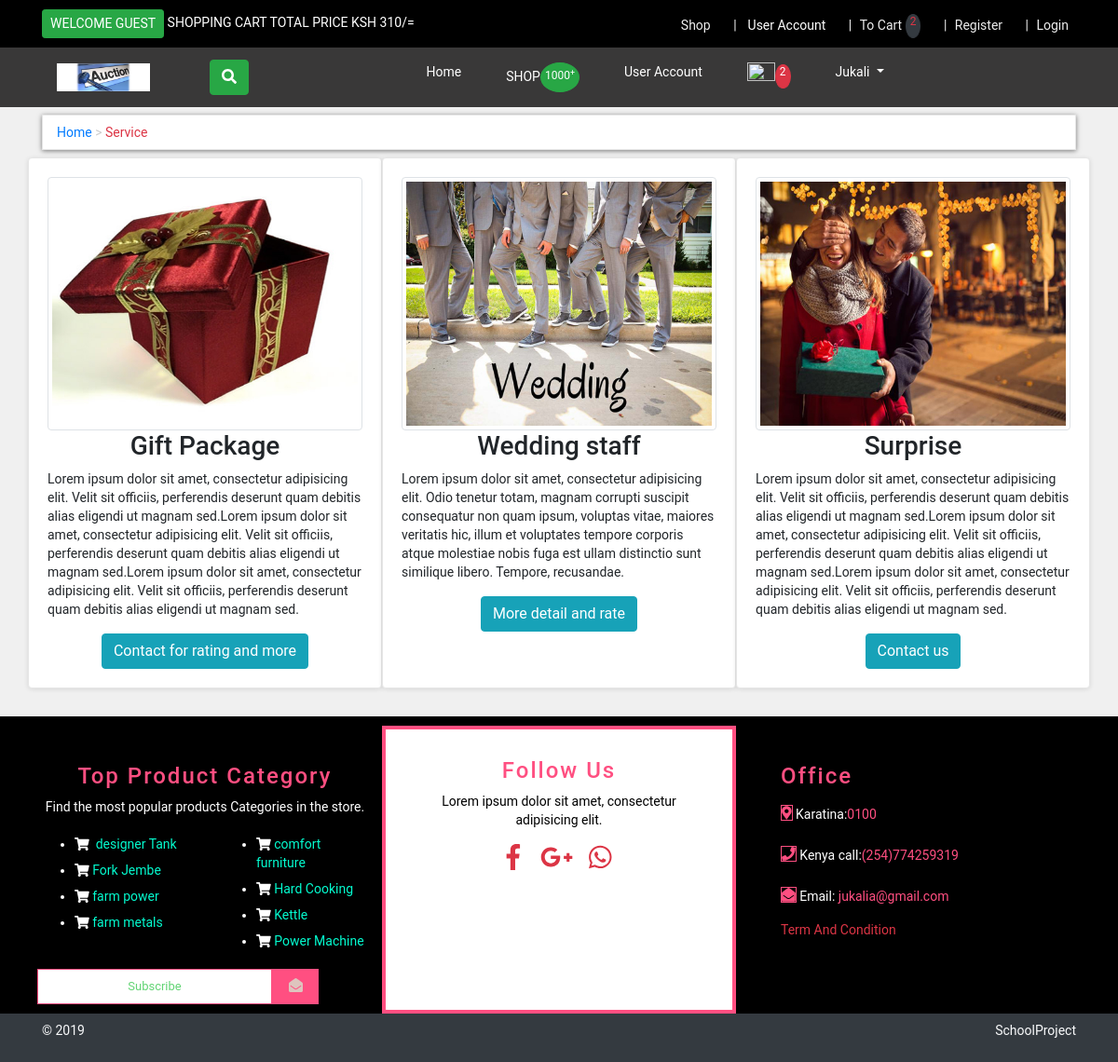
/services.php, run on the app's committed database.
### tables this page shows
CREATE TABLE `services` (
  `service_id` int(11) NOT NULL,
  `service_title` varchar(255) NOT NULL,
  `service_image` varchar(255) NOT NULL,
  `service_desc` text NOT NULL,
  `service_button` varchar(255) NOT NULL,
  `service_url` varchar(255) NOT NULL
);

CREATE TABLE `product_categories` (
  `p_cat_id` int(11) NOT NULL,
  `p_cat_title` text NOT NULL,
  `p_cat_top` text NOT NULL,
  `p_cat_image` text NOT NULL
);

### services.php (the view, shortened to what this page needs)
<?php
include("include/db.php");
include("function/functions.php");
 ?>
<!DOCTYPE html>
<html lang="en">
<head>
   <link rel="stylesheet" href="styles/bootstrap.css">
  <link rel="stylesheet" href="awesomefont/all.css">
	<link rel="stylesheet" type="text/css" href="styles/style.css">
</head>
<body>
	<div id="top">
	<div class="container">
		<div class="row">
	<div class="col-md-6 offer">
		<a href="#" class="btn btn-success btn-sm"><?php
   if (!isset($_SESSION['customer_email'])) {
    echo "Welcome Guest";
   }else{
    echo "Welcome ".$_SESSION['customer_email']."";
   }
    ?> </a>
		<a href="#">Shopping Cart Total Price Ksh <?php total_price();?>/=</a>
	</div>
	<div class="col-md-6">
		<ul class="menu text-white">
			<li class="px-2"><a href="shop.php">Shop</a></li>
			<li class="px-2">       <?php
   if (!isset($_SESSION['customer_email'])) {
     echo "<a class='text-white' href='checkout.php'>User Account</a>";
   }else{
    echo "<a class='ntext-white'  href='customer/my_account.php?my_orders'>Account</a>";
   }
    ?></li>
			<li class="px-2"><a href="cart.php">To Cart <button class="btn btn-dark text-danger px-1 py-0 btnEdit"><sup><?php items();?></sup></button></a></li>
			<li class="px-2"><a href="customer_register.php">Register</a></li>
			<li class="px-2"><?php
      if (!isset($_SESSION['customer_email'])) {
        echo "<a href='checkout.php'>Login</a>";
      }else{
        echo "<a href='logout.php'>Logout</a>";
      }
         ?></li>
		</ul>
	</div>
	</div>
	</div>
</div>
<div class="container-fluid min-navbar">
<div class="container ">
  <nav class="navbar navbar-expand-lg navbar-light min-navbar">
    <a class="navbar-brand" href="index.php">
    <img src="images/bid.jpg" alt="" class="img-fluid" width="100px" height="50px">
  </a>
   <form class="form-inline" method="GET" action="results.php">
      <div class="btn-search ml-5 mr-0">
        <button class="btn btn-success" type="button" onclick="document.getElementById('hide-search').style.display='block'"><i class="fa fa-search text-white"></i></button>
       </div>
    </form>
  <div class="collapse navbar-collapse" id="navbarSupportedContent">
    <ul class="navbar-nav mx-auto">
      <li class="nav-item px-3">
        <a class="nav-link text-white" href="index.php">Home <span class="sr-only">(current)</span></a>
      </li>
      <li class="nav-item active px-3">
        <a class="nav-link text-white" href="shop.php">SHOP<button class="btn btn-success px-1 pb-0 btnEdit"><sup>1000<sup>+</sup></sup></button></a>
      </li>
      <li class=" nav-item px-3">
               <?php
   if (!isset($_SESSION['customer_email'])) {
     echo "<a class='nav-link text-white' href='checkout.php'>User Account</a>";
   }else{
    echo "<a class='nav-link text-white'  href='customer/my_account.php?my_orders'>Account</a>";
   }
    ?>
      </li>
       <li class="nav-item px-3">
        <a class="nav-link text-white" href="shop.php"><img src="images/craticn.png" alt="" class="img-fluid" width="30px" height="30px"><button class="btn btn-danger px-1 py-0 btnEdit"><sup><?php items();?></sup></button></a>
      </li>
      <li class="nav-item dropdown px-3 floatz">
        <a class="nav-link dropdown-toggle text-white" href="#" id="navbarDropdown" role="button" data-toggle="dropdown" aria-haspopup="true" aria-expanded="false">
          Jukali
        </a>
      </li>
    </ul>
  </div>
</nav>
</div>
</div>
<div id="content">
  <div class="container">
    <div class="row">
      <div class="col-md-12">
        <ul class=" container kitchen card my-2">
          <li class="inlineshop"><a href="index.php">Home</a></li>
          <li class="inlineshop text-danger">Service</li>
        </ul>
      </div>
    </div>
    <div class="row">
      <div class="col-md-12">
        <div class="service row">
          <?php
$get_services="select * from services";
$run_services=mysqli_query($con,$get_services);
while ($row_services=mysqli_fetch_array($run_services)) {
  $service_title=$row_services['service_title'];
  $service_image=$row_services['service_image'];
  $service_desc=$row_services['service_desc'];
  $service_button=$row_services['service_button'];
  $service_url=$row_services['service_url'];
          ?>
 <div class="col-md-4 card">
   <img src="admin_area/services_images/<?php echo $service_image; ?>" class="img-fluid  img-thumbnail">
   <h3 class="text-center"><?php echo $service_title; ?></h3>
   <p>
     <?php echo $service_desc; ?>
   </p>
   <div class="text-center">
     <a href="<?php echo $service_url?>" class="btn btn-info">
       <?php echo $service_button; ?>
     </a>
   </div>
 </div>
        <?php }?>
        </div>
      </div>
        </div>
</div>
<?php include("include/footer.php");?>
</body>
</html>

### function/functions.php (shortened to what this page needs)
<?php
  $db = mysqli_connect("localhost","root","","ecom_store");
  function getRealUserIp(){
    switch(true){
      default : return $_SERVER['REMOTE_ADDR'];
    }
 }
 function items(){
  global $db;
  $ip_add =getRealUserIp();
  $get_items  = "SELECT * FROM cart WHERE p_add='$ip_add'";
  $run_items = mysqli_query($db, $get_items);
  $count_items = mysqli_num_rows($run_items);
  echo $count_items;
 }
function total_price(){
  global $db;
  $ip_add =getRealUserIp();
  $total =0;
  $select_cart ="SELECT * FROM cart WHERE p_add='$ip_add'";
  $run_cart = mysqli_query($db,$select_cart);
  while ($record = mysqli_fetch_array($run_cart)) {
    $pro_qty=$record['qty'];
    $sub_total = $record['p_price']*$pro_qty;
    $total += $sub_total;
  }
  echo $total;
}
?>

### include/footer.php
<footer id="footer">
		<div class="container">
			<div class="row">
			<div class="col-md-4 three-col">
				<h4>Top Product Category</h4>
				<p>Find the most popular products Categories in the store.</p>
				<div class="row">
				<div class="col-md-6">
					<ul>
					<?php
                     $get_p_cats = "SELECT * FROM product_categories LIMIT 0,4";
                     $run_p_cats = mysqli_query($con, $get_p_cats);
                     while ($row_p_cats = mysqli_fetch_array($run_p_cats)) {
                     	$p_cat_id = $row_p_cats['p_cat_id'];
                     	$p_cat_title = $row_p_cats['p_cat_title'];
                     	?>
                     	<li class="py-1"><i class="fa fa-shopping-cart"></i>&nbsp;<a class="footerlink" href="shop.php?p_cat=<?php echo $p_cat_id ?>"><?php echo $p_cat_title ?> </a></li>
                     <?php }?>
					</ul>
			</div>
				<div class="col-md-6 ">
				<ul>
					<?php
                     $get_p_cats = "SELECT * FROM product_categories LIMIT 4,7";
                     $run_p_cats = mysqli_query($con,$get_p_cats);
                     while ($row_p_cats = mysqli_fetch_array($run_p_cats)) {
                     	$p_cat_id = $row_p_cats['p_cat_id'];
                     	$p_cat_title = $row_p_cats['p_cat_title'];
                     	?>
                     	<li class="py-1"><i class="fa fa-shopping-cart"></i>&nbsp;<a class="footerlink" href="shop.php?p_cat=<?php echo $p_cat_id ?>"><?php echo $p_cat_title ?> </a></li>
                     <?php }?>
					</ul></div></div>
				<form action="" method="POST">
					<input type="email" placeholder="Subscribe" class="text-center"><button class="btn1"><i class="fas fa-envelope-open"></i></button>
				</form>
			</div>
			<div class="col-md-4 mid-row">
				<h4>Follow Us</h4>
				<p>Lorem ipsum dolor sit amet, consectetur adipisicing elit.</p>
				<div class="special-icon">
					<a href="#"><i class="fab fa-facebook-f text-danger fa-2x"></i></a>&nbsp;&nbsp;&nbsp;&nbsp;&nbsp;
					<a href="#"><i class="fab fa-google-plus-g text-danger fa-2x"></i></a>&nbsp;&nbsp;&nbsp;&nbsp;
					<a href="#"><i class="fab fa-whatsapp text-danger fa-2x"></i></a>
				</div>
			</div>
			<div class="col-md-4 contact pl-5">
				<h4>Office</h4>
				<p><i class="fas fa-map-marker-alt design"></i>&nbsp;Karatina:<span class="number">0100</span></p>
				<p><i class="fas fa-phone design"></i>&nbsp;Kenya call:<span class="number">(254)774259319</span></p>
				<p><i class="fas fa-envelope-open design"></i>&nbsp;Email:<span class="number"><a href="mailto:@jukalia.com" class="infor"> jukalia@gmail.com</a></span></p>
				<p class="text-danger"><a class="text-danger" href="terms.php">Term And Condition</a></p>
			</div>
		</div>
		</div>
	</footer>
	<div id="coyright" class="bg-dark text-light py-2">
		<div class="container">
			<div class="row">
				<div class="col-md-6">
					<p class="float-left">&copy; 2019</p>
				</div>
				<div class="col-md-6">
					<p class="float-right">SchoolProject</p>
				</div>
			</div>
		</div>
	</div>

### styles/style.css (style rules this page uses)
body { font-family: "Roboto", Helvetica, Arial, sans-serif; font-size: 14px; line-height: 1.42857143; background:#f0f0f0; overflow-x: hidden; }
#top { background:#000000; padding: 10px 0; }
.offer { text-transform:uppercase; color:#ffff; }
#top .offer .btn { text-transform: uppercase; }
#top a { color:#fff; text-decoration: none; }
#top ul.menu { padding-top:5px; margin: 0; text-align:right; font-size: 12px list-style:none; }
#top ul.menu> li { display:inline-block; }
#top ul.menu> li a { color:#eeeeee; }
#top ul.menu li +li:before { content: "|\00a0"; padding:0 5px; color:#f7f7f7; }
.min-navbar { background:#393838; }
.btnEdit { border-radius: 100%; }
.floatz { z-index: 3; }
.card { background:#fff; margin:0 0 30px; border:solid 1px #e6e6e6; box-sizing:border-box; padding:20px; box-shadow:0 1px 5px rgba(0,0,0,0.1); }
footer { background-color: #000; }
.three-col { color:#fff; padding:10px; margin-top: 40px; }
.three-col h4 { letter-spacing:2px ; color:#ff4f81; text-align: center; }
.three-col p { text-align: center; }
.three-col input[type="email"] { width: 70%; height:38px; display:inline-block; background-color:#fff; border:1px solid #ff4f81; outline:none; padding:0.5px; font-size:13px; color:#999999; }
.btn1 { color:#dec4be; font-size:15px; border:1px solid #ff4f81; width:14%; height:38px; text-decoration:none; background-color: #ff4f81; }
.mid-row { border:4px solid #ff4f81; color:#000; padding:30px; text-align: center; background-color: #fff; margin-top: 10px; }
.mid-row h4 { letter-spacing:2px ; color:#ff4f81; }
.contact { color:#fff; padding:10px; padding-left: 10px; margin-top: 40px; }
.contact h4 { letter-spacing:2px ; color:#ff4f81; }
.design { margin-top: 0.5em; text-align: center; line-height: 35px; border: 1px solid #ff4f81; color:#ff4f81; font-size:1.2em; cursor:pointer; }
.number { color:#ff4f81; }
.number a { color: #ff4f81; }
.footerlink { text-decoration: none; color: #04FBCF; }
.kitchen { padding:8px 15px; margin-bottom:#ffffff; border-radius: 0; box-shadow: 0 1px 5px rgba(0,0,0,0.5); display:inline-block; }
.kitchen> li+ li:before { content:">\00a0"; color:#cccccc; }
.inlineshop { display:inline-block; }

### data on the page
services: service_image (picture), service_title "Gift Package", service_desc "Lorem ipsum dolor sit amet, consectetur adipisicing elit. Velit sit officiis, perferendis deserunt quam debitis alias eligendi ut magnam sed.Lorem ipsum dolor sit amet, consectetur adipisicing elit. Velit sit officiis, perferendis deserunt quam debitis alias eligendi ut magnam sed.Lorem ipsum dolor sit amet, consectetur adipisicing elit. Velit sit officiis, perferendis deserunt quam debitis alias eligendi ut magnam sed.", service_button "Contact for rating and more"
services: service_image (picture), service_title "Wedding staff", service_desc "Lorem ipsum dolor sit amet, consectetur adipisicing elit. Odio tenetur totam, magnam corrupti suscipit consequatur non quam ipsum, voluptas vitae, maiores veritatis hic, illum et voluptates tempore corporis atque molestiae nobis fuga est ullam distinctio sunt similique libero. Tempore, recusandae.", service_button "More detail and rate"
services: service_image (picture), service_title "Surprise", service_desc "Lorem ipsum dolor sit amet, consectetur adipisicing elit. Velit sit officiis, perferendis deserunt quam debitis alias eligendi ut magnam sed.Lorem ipsum dolor sit amet, consectetur adipisicing elit. Velit sit officiis, perferendis deserunt quam debitis alias eligendi ut magnam sed.Lorem ipsum dolor sit amet, consectetur adipisicing elit. Velit sit officiis, perferendis deserunt quam debitis alias eligendi ut magnam sed.", service_button "Contact us"
product_categories: p_cat_title "designer Tank"
product_categories: p_cat_title "Fork Jembe"
product_categories: p_cat_title "farm power"
product_categories: p_cat_title "farm metals"
product_categories: p_cat_title "comfort furniture"
product_categories: p_cat_title "Hard Cooking"
product_categories: p_cat_title "Kettle"
product_categories: p_cat_title "Power Machine"

### other printed values
$total "310"
$count_items "2 2"
